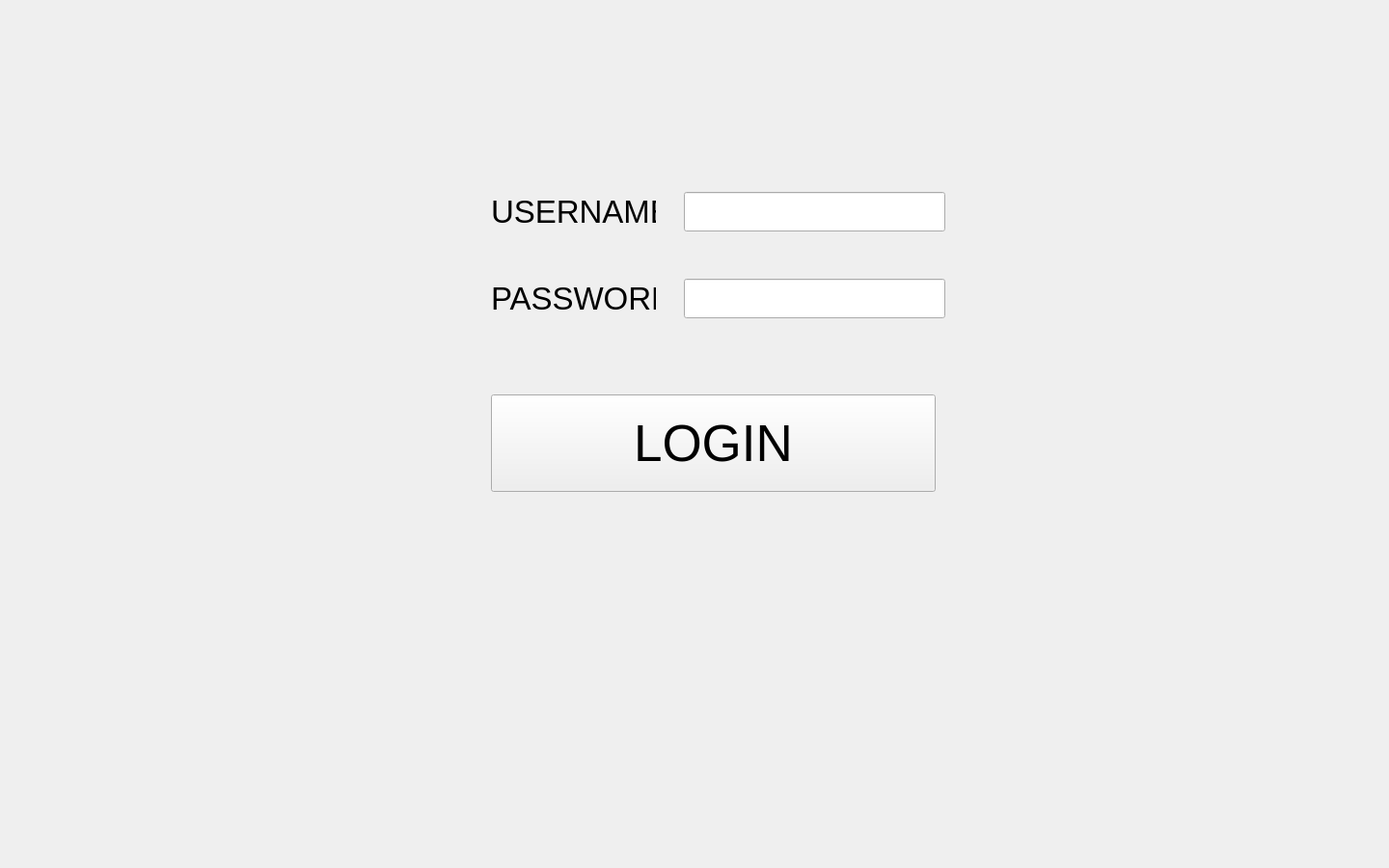
<?xml version="1.0" encoding="UTF-8"?>
<ui version="4.0">
 <class>MainWindow</class>
 <widget class="QMainWindow" name="MainWindow">
  <property name="geometry">
   <rect>
    <x>0</x>
    <y>0</y>
    <width>1440</width>
    <height>900</height>
   </rect>
  </property>
  <property name="windowTitle">
   <string>MainWindow</string>
  </property>
  <widget class="QWidget" name="centralwidget">
   <widget class="QStackedWidget" name="tab_login">
    <property name="geometry">
     <rect>
      <x>-1</x>
      <y>-1</y>
      <width>1441</width>
      <height>901</height>
     </rect>
    </property>
    <widget class="QWidget" name="login">
     <widget class="QPushButton" name="login_btn">
      <property name="geometry">
       <rect>
        <x>510</x>
        <y>410</y>
        <width>461</width>
        <height>101</height>
       </rect>
      </property>
      <property name="font">
       <font>
        <pointsize>40</pointsize>
       </font>
      </property>
      <property name="text">
       <string>LOGIN</string>
      </property>
     </widget>
     <widget class="QLabel" name="pass_label">
      <property name="geometry">
       <rect>
        <x>510</x>
        <y>290</y>
        <width>171</width>
        <height>41</height>
       </rect>
      </property>
      <property name="font">
       <font>
        <pointsize>25</pointsize>
       </font>
      </property>
      <property name="text">
       <string>PASSWORD</string>
      </property>
     </widget>
     <widget class="QLabel" name="user_label">
      <property name="geometry">
       <rect>
        <x>510</x>
        <y>200</y>
        <width>171</width>
        <height>41</height>
       </rect>
      </property>
      <property name="font">
       <font>
        <pointsize>25</pointsize>
       </font>
      </property>
      <property name="text">
       <string>USERNAME</string>
      </property>
     </widget>
     <widget class="QLineEdit" name="user_edit">
      <property name="geometry">
       <rect>
        <x>710</x>
        <y>200</y>
        <width>271</width>
        <height>41</height>
       </rect>
      </property>
      <property name="font">
       <font>
        <pointsize>25</pointsize>
       </font>
      </property>
     </widget>
     <widget class="QLineEdit" name="pass_edit">
      <property name="geometry">
       <rect>
        <x>710</x>
        <y>290</y>
        <width>271</width>
        <height>41</height>
       </rect>
      </property>
      <property name="font">
       <font>
        <pointsize>25</pointsize>
       </font>
      </property>
     </widget>
    </widget>
    <widget class="QWidget" name="mainwindow">
     <widget class="QWidget" name="verticalLayoutWidget">
      <property name="geometry">
       <rect>
        <x>0</x>
        <y>0</y>
        <width>1441</width>
        <height>901</height>
       </rect>
      </property>
      <layout class="QVBoxLayout" name="mainwindowlayout"/>
     </widget>
    </widget>
   </widget>
  </widget>
 </widget>
 <resources/>
 <connections/>
</ui>
